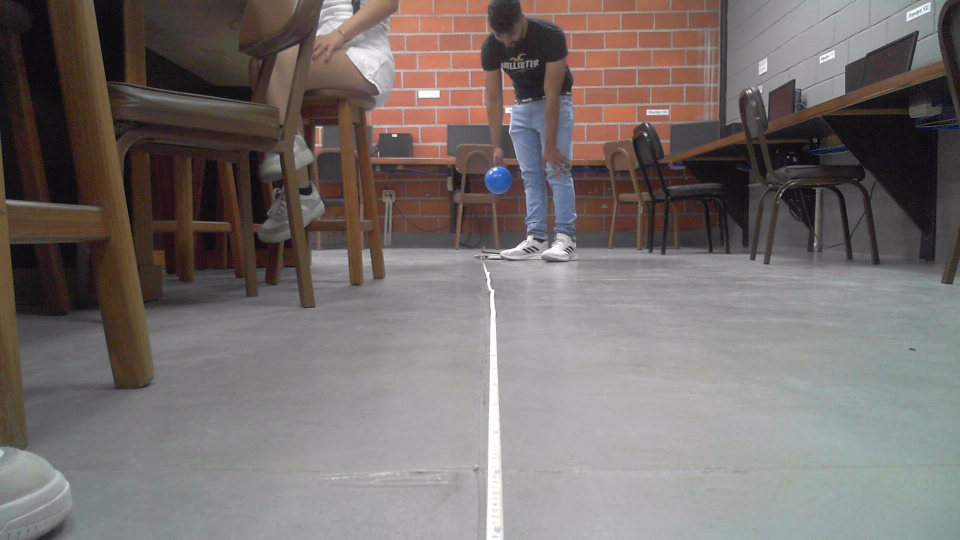
#> input picture ball_size/4m.jpg, 1920 x 1080 px (shown at 1/2 size)
$ python check-ball-size.py
#> lines starting #> are read from the running program, lines starting #| are printed output that depends on the picture; after the words box and inside, x2 and y2 are one past the last pixel; in counts of white or black regions, pixels touching at a corner belong together
import cv2
import numpy as np
import imutils

# Cargar la imagen
image = cv2.imread('ball_size/4m.jpg')  # Cambia esto a la ruta de tu imagen
#> image is the input picture: shape (1080, 1920, 3); mean B, G, R 109.2, 111.2, 118.7
frame = imutils.resize(image, width=600)
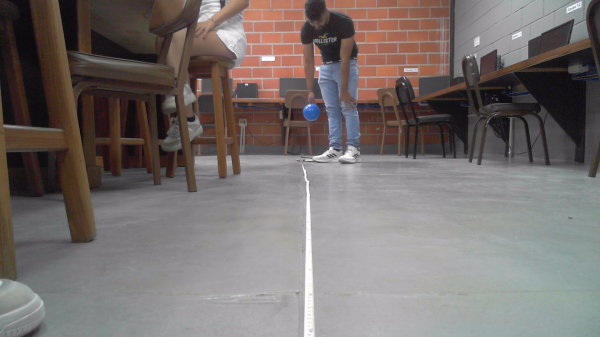
#> frame: shape (337, 600, 3); mean B, G, R 109.2, 111.2, 118.7
hsv = cv2.cvtColor(frame, cv2.COLOR_BGR2HSV)
#> hsv: shape (337, 600, 3); mean H, S, V 86.6, 39.3, 121.2

# Rango de color para el verde
greenLower = (68, 94, 68)
greenUpper = (225, 255, 255)

# Crear la máscara para el rango de color
mask = cv2.inRange(hsv, greenLower, greenUpper)
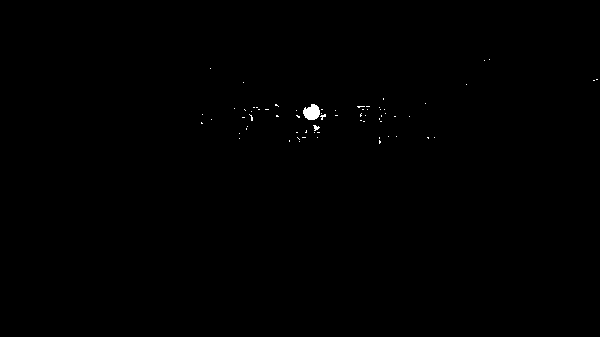
#> mask: shape (337, 600); 0.19% white; 68 white regions (66 under 20 px), largest, box (x1, y1, x2, y2) and area: (303, 104, 320, 120) 201, (313, 125, 320, 131) 23
mask = cv2.erode(mask, None, iterations=2)
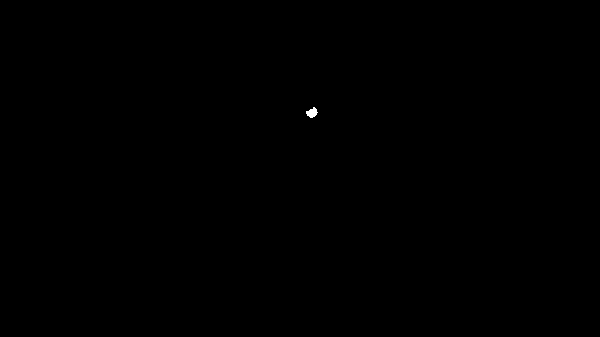
#> mask: shape (337, 600); 0.04% white; 1 white region, box (x1, y1, x2, y2) and area: (306, 107, 318, 118) 82
mask = cv2.dilate(mask, None, iterations=2)
#> mask: shape (337, 600); 0.09% white; 1 white region

# Encontrar contornos
cnts = cv2.findContours(mask.copy(), cv2.RETR_EXTERNAL, cv2.CHAIN_APPROX_SIMPLE)[-2]
#> cnts = 1 contour; box (x1, y1, x2, y2) and area: (304, 105, 320, 120) 166

if len(cnts) > 0:
    # Obtener el contorno más grande
    c = max(cnts, key=cv2.contourArea)
#> c = contour of 21 points, box (x1, y1, x2, y2) (304, 105, 320, 120), area 166
    ((x, y), radius) = cv2.minEnclosingCircle(c)
#> x = 311.3; y = 111.7; radius = 8.21

    if radius > 10:
        # Calcular el diámetro
        diameter = radius * 2

        # Dibujar el círculo alrededor de la pelota
        cv2.circle(frame, (int(x), int(y)), int(radius), (0, 255, 255), 2)

        # Dibujar el centro de la pelota
        cv2.circle(frame, (int(x), int(y)), 5, (0, 255, 0), -1)  # Centro de la pelota en verde

        # Mostrar el diámetro en el marco
        cv2.putText(frame, f"Diameter: {int(diameter)} px", (int(x) - 50, int(y) - 10),
                    cv2.FONT_HERSHEY_SIMPLEX, 0.5, (255, 255, 255), 2)

# Mostrar los resultados
cv2.imshow("Frame", frame)
cv2.imshow("Mask", mask)

cv2.waitKey(0)
cv2.destroyAllWindows()

$ run again, with ball_size/1m.jpg copied over ball_size/4m.jpg
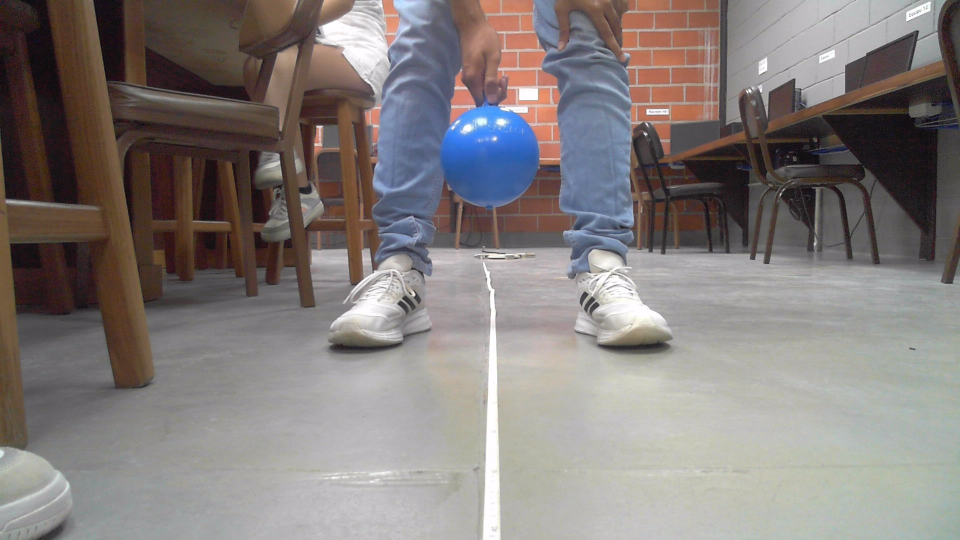
#> input picture ball_size/1m.jpg, 1920 x 1080 px (shown at 1/2 size)
#> image is the input picture: shape (1080, 1920, 3); mean B, G, R 123.1, 124.8, 131.5
#> hsv: shape (337, 600, 3); mean H, S, V 70.3, 43, 136.4
#> `mask = cv2.dilate(mask, None, iterations=2)`:
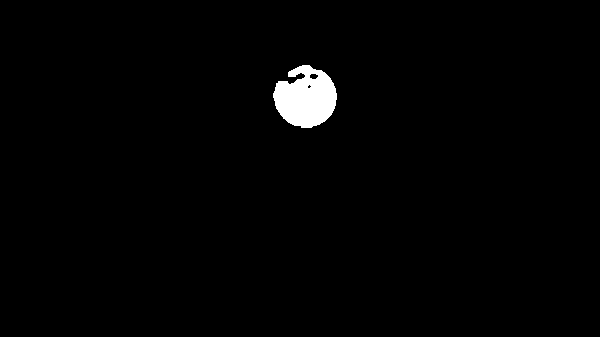
#> mask: shape (337, 600); 1.4% white; 1 white region
#> cnts = 1 contour; box (x1, y1, x2, y2) and area: (273, 65, 337, 128) 2785
#> c = contour of 109 points, box (x1, y1, x2, y2) (273, 65, 337, 128), area 2785
#> x = 304.6; y = 96.43; radius = 31.75
#> diameter = 63.49
#> `cv2.putText(frame, f"Diameter: {int(diameter)} px", (int(x) - 50, int(..`:
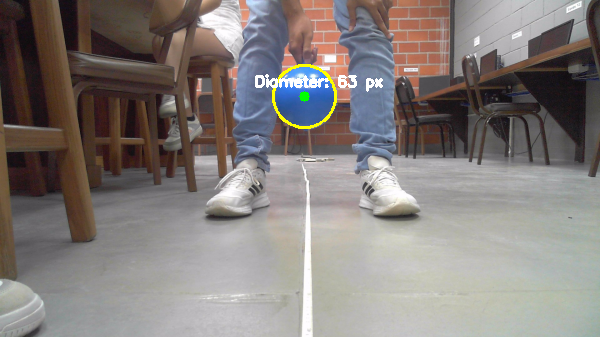
#> frame: shape (337, 600, 3); mean B, G, R 122.9, 125.8, 132.4

$ run again, with ball_size/3m.jpg copied over ball_size/4m.jpg
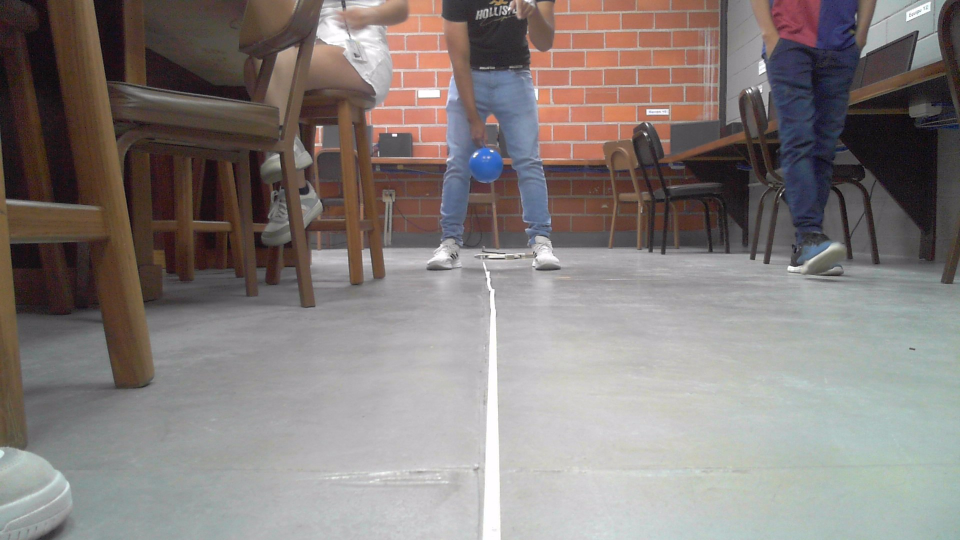
#> input picture ball_size/3m.jpg, 1920 x 1080 px (shown at 1/2 size)
#> image is the input picture: shape (1080, 1920, 3); mean B, G, R 123, 125.4, 132.9
#> hsv: shape (337, 600, 3); mean H, S, V 78.8, 42.6, 136.9
#> `mask = cv2.dilate(mask, None, iterations=2)`:
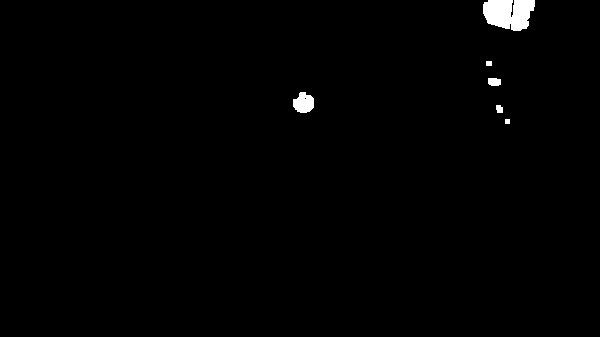
#> mask: shape (337, 600); 0.89% white; 6 white regions
#> cnts = 6 contours, 1 with area under 20; largest, box (x1, y1, x2, y2) and area: (483, 0, 535, 31) 1178, (293, 92, 314, 113) 302, (488, 78, 501, 86) 76, (496, 105, 503, 113) 36, (486, 61, 492, 66) 20
#> c = contour of 61 points, box (x1, y1, x2, y2) (483, 0, 535, 31), area 1178
#> x = 508.9; y = 7.96; radius = 26.36
#> diameter = 52.72
#> `cv2.circle(frame, (int(x), int(y)), int(radius), (0, 255, 255), 2)`:
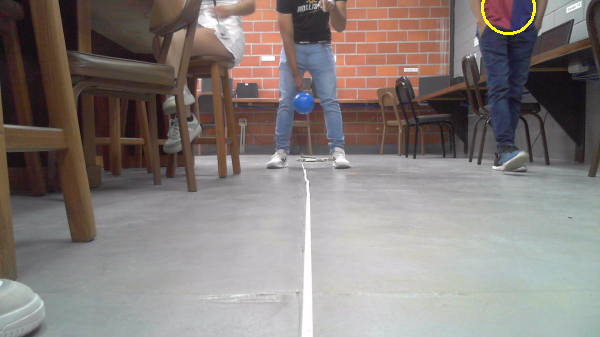
#> frame: shape (337, 600, 3); mean B, G, R 122.9, 125.7, 133.2
